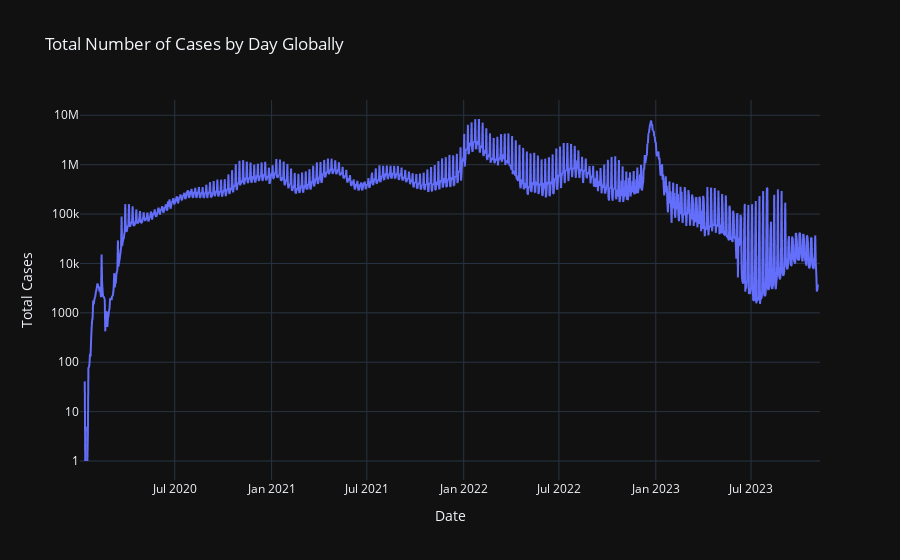
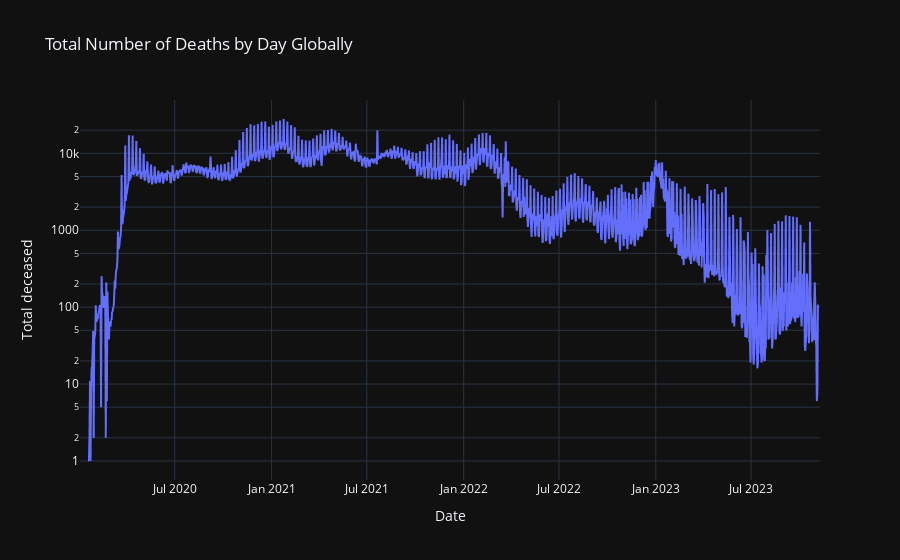

These figures' notebook cell, in order:
### Markdown cell above
As seen above the number of cases and deaths differ quite a lot for the different years. The year with most cases where in 2022, and the year with the highest number of deaths by day where in 2021.

Below we find the total number of cases by WHO region. 

Note:

*WHO Regions*
- 'EMRO': 'Eastern Mediterranean Region',
- 'EURO': 'European Region',
- 'AFRO': 'African Region',
- 'WPRO': 'Western Pacific Region',
- 'AMRO': 'Region of the Americas',
- 'SEARO': 'South-East Asia Region',
- 'Other': 'Other Regions'

### Code cell
# Group data by 'Date_reported' and sum the 'New_cases' and 'New_deaths' column for each date
global_cases_and_deaths_by_date = covid_global_data.groupby(covid_global_data.index)[['New_cases', 'New_deaths']].sum()

# Create a line chart using Plotly Express
fig = px.line(global_cases_and_deaths_by_date, 
              x=global_cases_and_deaths_by_date.index, 
              y='New_cases', 
              log_y=True,
              labels={'New_cases': 'Total Cases', 'Date_reported': 'Date'},
              title='Total Number of Cases by Day Globally',
              template='plotly_dark')
fig.show()

# # Create a line chart using Plotly Express
fig = px.line(global_cases_and_deaths_by_date, 
              x=global_cases_and_deaths_by_date.index, 
              y='New_deaths', 
              log_y=True,
              labels={'New_deaths': 'Total deceased', 'Date_reported': 'Date'},
              title='Total Number of Deaths by Day Globally',
              template='plotly_dark')
fig.show()

### Figure 1 — Plotly figure (JSON) as saved in the notebook; plotly's stock layout.template omitted (floating-point values rounded to 4 significant figures; data arrays with more than 128 entries replaced by an {"elided": "..."} marker saying what was removed)
{"data": [{"hovertemplate": "Date=%{x}<br>Total Cases=%{y}<extra></extra>", "legendgroup": "", "line": {"color": "#636efa", "dash": "solid"}, "marker": {"symbol": "circle"}, "mode": "lines", "name": "", "showlegend": false, "type": "scattergl", "x": {"elided": "1407 str values"}, "xaxis": "x", "y": {"elided": "1407 int values"}, "yaxis": "y"}], "layout": {"legend": {"tracegroupgap": 0}, "title": {"text": "Total Number of Cases by Day Globally"}, "xaxis": {"anchor": "y", "domain": [0, 1], "title": {"text": "Date"}}, "yaxis": {"anchor": "x", "domain": [0, 1], "title": {"text": "Total Cases"}, "type": "log"}}}

### Figure 2 — Plotly figure (JSON) as saved in the notebook; plotly's stock layout.template omitted (floating-point values rounded to 4 significant figures; data arrays with more than 128 entries replaced by an {"elided": "..."} marker saying what was removed)
{"data": [{"hovertemplate": "Date=%{x}<br>Total deceased=%{y}<extra></extra>", "legendgroup": "", "line": {"color": "#636efa", "dash": "solid"}, "marker": {"symbol": "circle"}, "mode": "lines", "name": "", "showlegend": false, "type": "scattergl", "x": {"elided": "1407 str values"}, "xaxis": "x", "y": {"elided": "1407 int values"}, "yaxis": "y"}], "layout": {"legend": {"tracegroupgap": 0}, "title": {"text": "Total Number of Deaths by Day Globally"}, "xaxis": {"anchor": "y", "domain": [0, 1], "title": {"text": "Date"}}, "yaxis": {"anchor": "x", "domain": [0, 1], "title": {"text": "Total deceased"}, "type": "log"}}}
